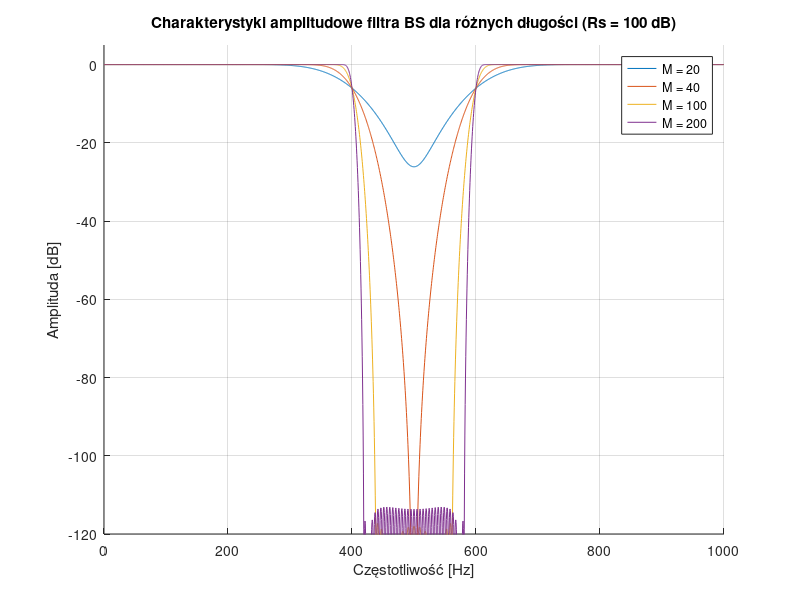

Recreate this plot in MATLAB.
clear all; close all; clc;

% Parametry
fpr = 2000;         % Częstotliwość próbkowania
f1 = 400;           % Dolna granica pasma zaporowego
f2 = 600;           % Górna granica pasma zaporowego
Rs = 100;           % Tłumienie bocznych listków (stałe)

% Różne długości filtra (wartości M)
M_values = [20, 40, 100, 200];

% Przygotuj wykres
figure; hold on; grid on;
title('Charakterystyki amplitudowe filtra BS dla różnych długości (Rs = 100 dB)');
xlabel('Częstotliwość [Hz]');
ylabel('Amplituda [dB]');

for i = 1:length(M_values)
    M = M_values(i);
    N = 2*M + 1;
    n = -M:M;

    % Odpowiedź impulsowa idealna Band-Stop
    hALL = zeros(1,N); hALL(M+1) = 1;
    hLP1 = sin(2*pi*f1/fpr*n)./(pi*n); hLP1(M+1) = 2*f1/fpr;
    hLP2 = sin(2*pi*f2/fpr*n)./(pi*n); hLP2(M+1) = 2*f2/fpr;
    hBP  = hLP2 - hLP1;
    hBS  = hALL - hBP;

    % Okno Czebyszewa (Rs = 100 dB)
    w = chebwin(N, Rs)';
    b = hBS .* w;

    % FFT
    Nfft = 4096;
    H = fft(b, Nfft);
    H = fftshift(H);
    f = (-Nfft/2:Nfft/2-1)*(fpr/Nfft);

    % Dodatnie częstotliwości
    idx = f >= 0;
    plot(f(idx), 20*log10(abs(H(idx)) + eps), 'DisplayName', ['M = ' num2str(M)]);
end

legend('show');
ylim([-120 5]);
